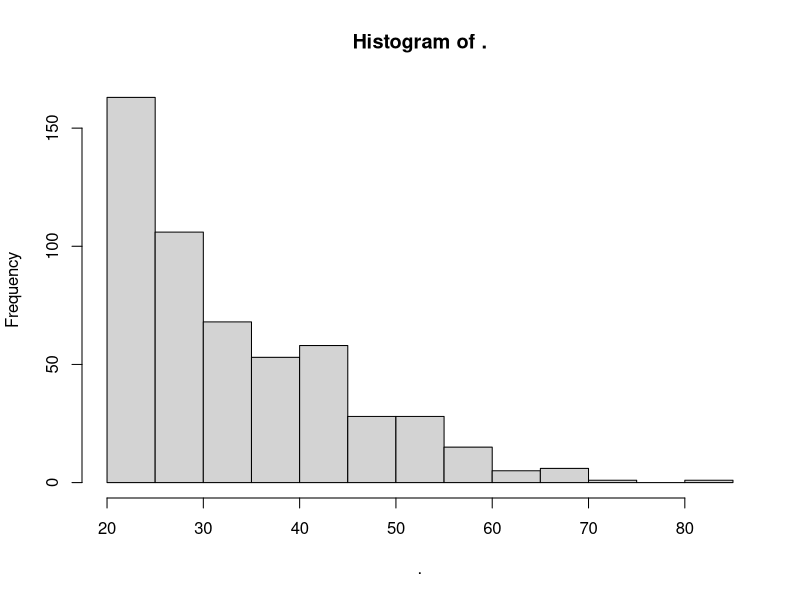
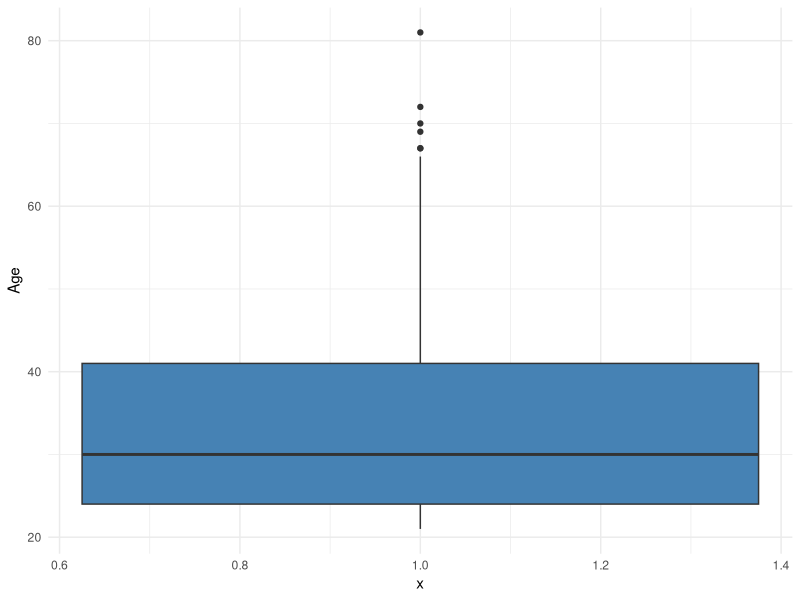
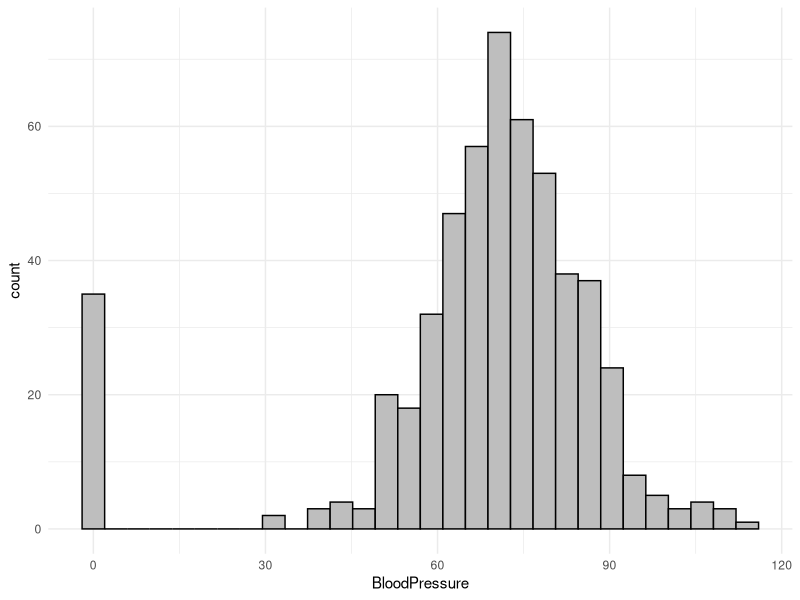
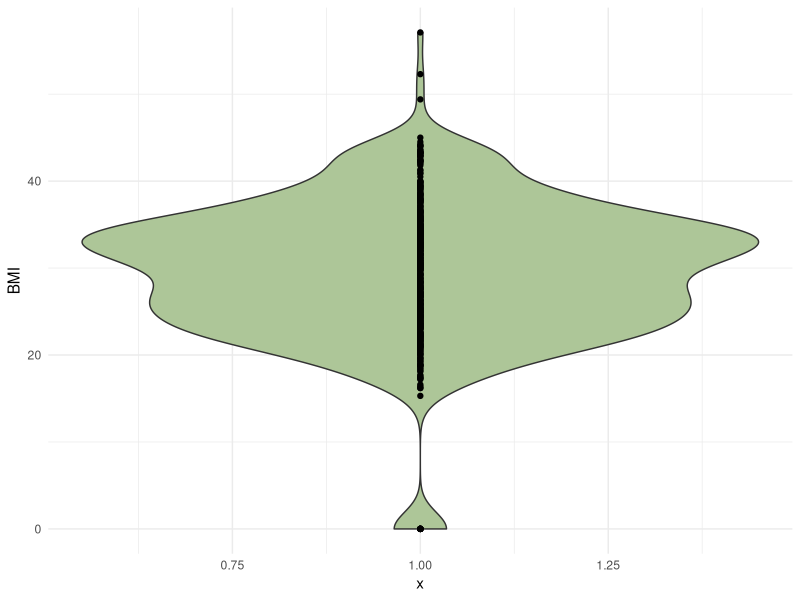
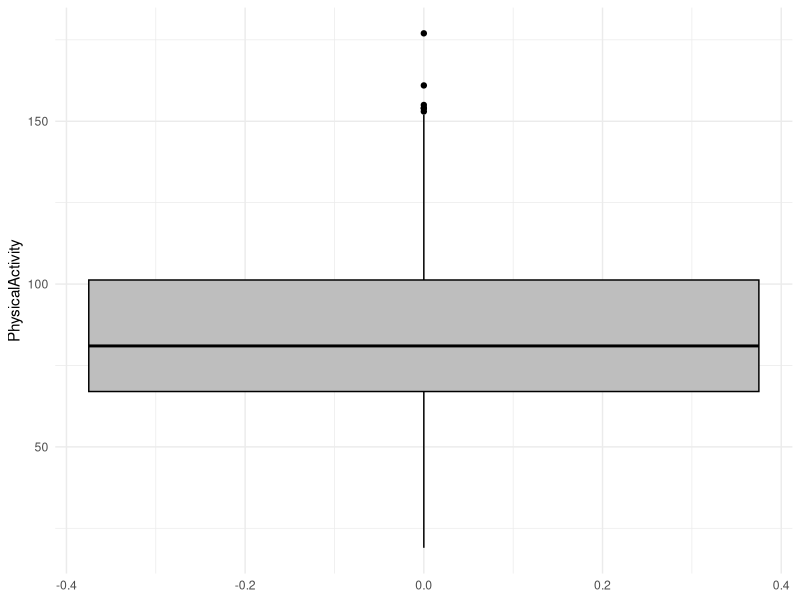

The R source for these figures, in order: (Note: this script raises an error after producing the figures.)
## ---- chunk 1
library(tidyverse)
library(readxl)
## ---- chunk 2
diabetes_clinical <- read_excel('../data/diabetes_clinical_toy_messy.xlsx')
head(diabetes_clinical)
## ---- chunk 3
colSums(is.na(diabetes_clinical))
## ---- chunk 4
# Range
range(diabetes_clinical$Age, na.rm = TRUE)

# Histogram
diabetes_clinical$Age %>% hist()

# ggplot2 boxplot
diabetes_clinical %>% 
  ggplot(aes(y = Age, x = 1)) + 
  geom_boxplot(fill="steelblue") + 
  theme_minimal()
## ---- chunk 5
range(diabetes_clinical$BloodPressure, na.rm = TRUE)

diabetes_clinical %>% 
  ggplot(aes(x = BloodPressure)) + 
  geom_histogram(color='black', fill='grey') + 
  theme_minimal()
## ---- chunk 6
range(diabetes_clinical$BMI, na.rm = TRUE)

diabetes_clinical %>% 
  ggplot(aes(y = BMI, x = 1)) + 
  geom_violin(fill="#ADC698") +
  geom_point() +
  theme_minimal()
## ---- chunk 7
range(diabetes_clinical$PhysicalActivity, na.rm = TRUE)

diabetes_clinical %>% 
  ggplot(aes(y = PhysicalActivity)) + 
  geom_boxplot(color='black', fill='grey') + 
  theme_minimal()
## ---- chunk 8
range(diabetes_clinical$Serum_ca2, na.rm = TRUE)

diabetes_clinical %>% 
  ggplot(aes(x = Serum_ca2)) + 
  geom_histogram(color='black', fill='#ADC698') + 
  theme_minimal()
## ---- chunk 9
table(diabetes_clinical$Sex)
table(diabetes_clinical$Smoker)
table(diabetes_clinical$Diabetes)
## ---- chunk 10
nrow(diabetes_clinical)
## ---- chunk 11
diabetes_clinical_clean <- diabetes_clinical %>% 
  mutate(Sex = str_to_title(Sex)) %>% 
  filter(BMI != 0, BloodPressure != 0) 
## ---- chunk 12
# Unique sexes now
diabetes_clinical_clean$Sex %>% unique()

# Range of BMI and blood pressure
range(diabetes_clinical_clean$BMI, na.rm = TRUE)
range(diabetes_clinical_clean$BloodPressure, na.rm = TRUE)
## ---- chunk 13
nrow(diabetes_clinical_clean)
## ---- chunk 14
diabetes_meta <- read_delim('../data/diabetes_meta_toy_messy.csv')
head(diabetes_meta)
## ---- chunk 15
colSums(is.na(diabetes_meta))
## ---- chunk 16
table(diabetes_meta$Married)
table(diabetes_meta$Work)
## ---- chunk 17
unique(diabetes_meta$Married)
## ---- chunk 18
nrow(diabetes_meta)
## ---- chunk 19
diabetes_meta_clean <- diabetes_meta %>% 
  mutate(Married = str_trim(Married))
## ---- chunk 20
unique(diabetes_meta_clean$Married)
## ---- chunk 21
nrow(diabetes_meta_clean)
## ---- chunk 22
# We use inner_join to have as few NAs as possiable
diabetes_join <- diabetes_clinical_clean %>% 
  inner_join(diabetes_meta_clean, by = 'ID')

nrow(diabetes_join)
## ---- chunk 23
# Because we used `full_join`, all the unique IDs across both data sets are kept.
c(diabetes_clinical_clean$ID, diabetes_meta_clean$ID) %>% 
  unique() %>% 
  length()

nrow(diabetes_join)
## ---- chunk 24
diabetes_join <- diabetes_join %>% 
  mutate(Work = str_replace_all(Work, '-e', 'E'))

table(diabetes_join$Work)
## ---- chunk 25
diabetes_join <-  diabetes_join %>% 
  mutate(ID = paste0("ID_", as.factor(ID)))

head(diabetes_join$ID)
## ---- chunk 26
writexl::write_xlsx(diabetes_join, '../out/diabetes_join.xlsx')
